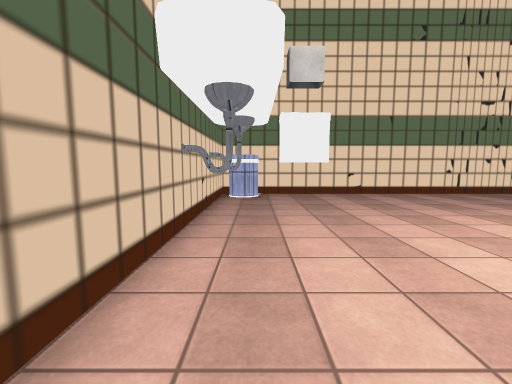
View 1 (above)

16 first-person views from a walk through a 3-D level made in the Unity game engine. The camera is 1.3 m above the floor, tilts 6° down and sees 90° across. The floor is counted in squares, 1 m on a side. Each view is taken from the middle of a square. On the plan, view 1 faces up. The plan holds only what a view shows up to about 13 squares ahead; the rest is blank. Some surface patterns are stand-ins.

View 2
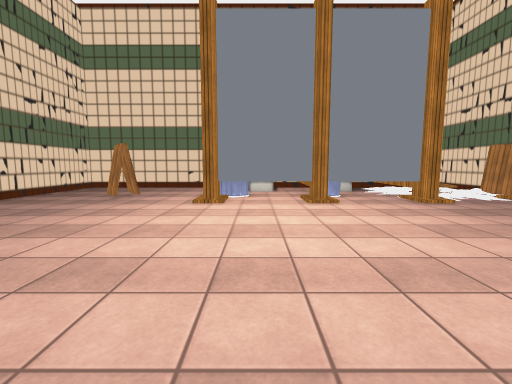

View 3
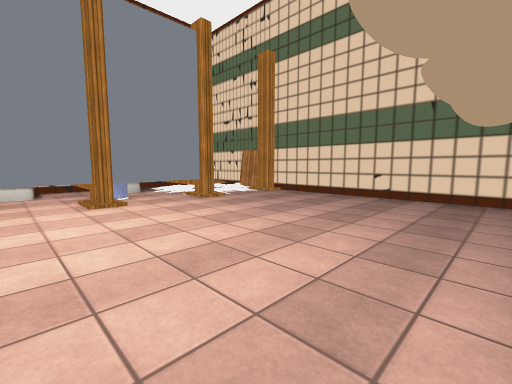

View 4
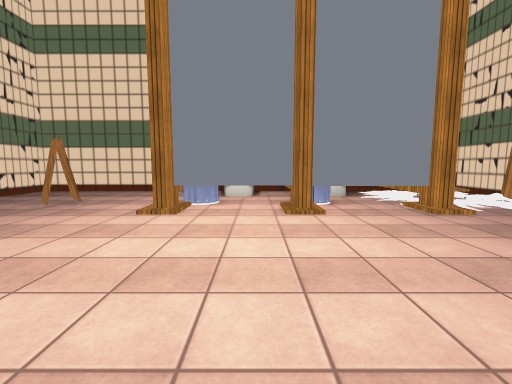

View 5
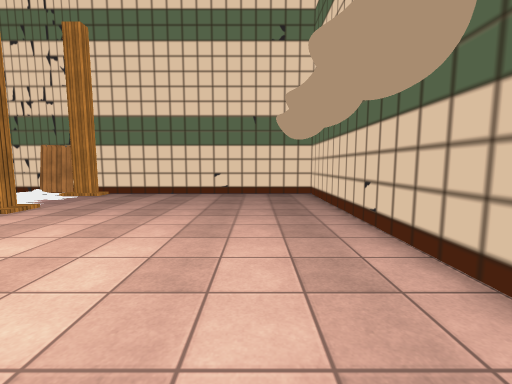

View 6
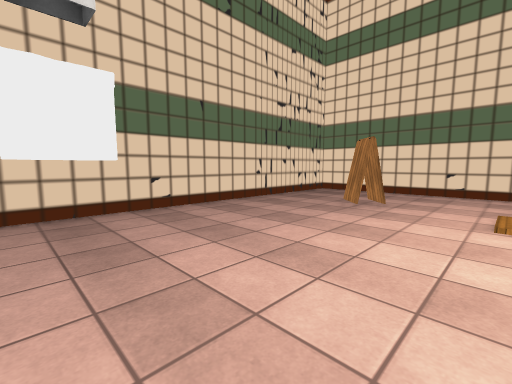

View 7
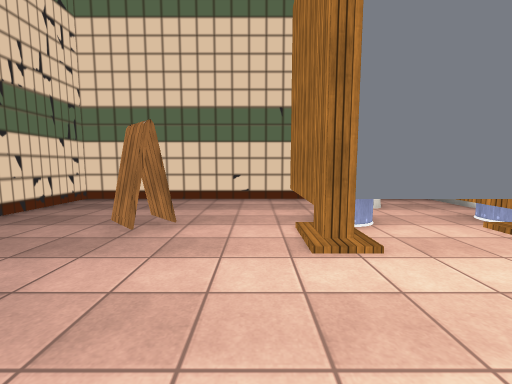

View 8
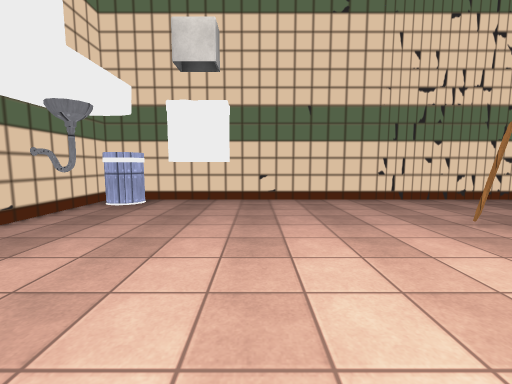

View 9
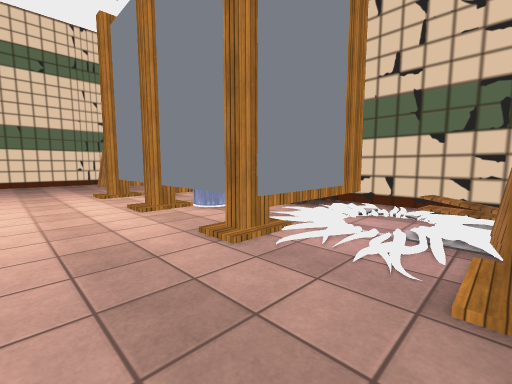

View 10
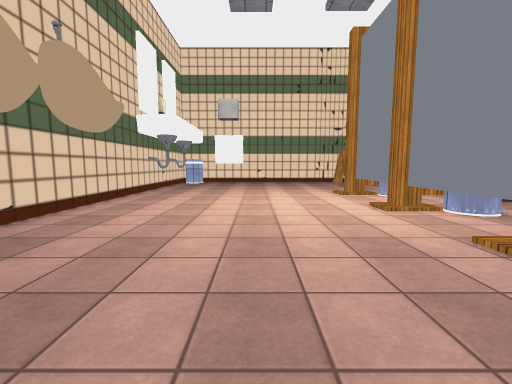

View 11
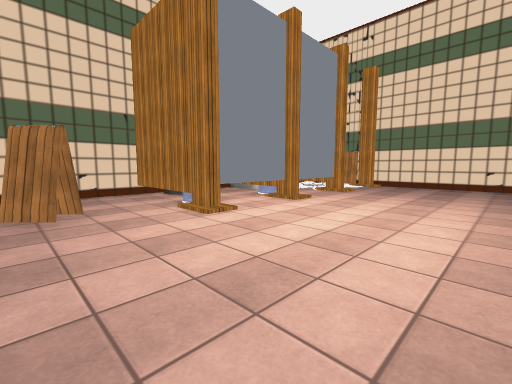

View 12
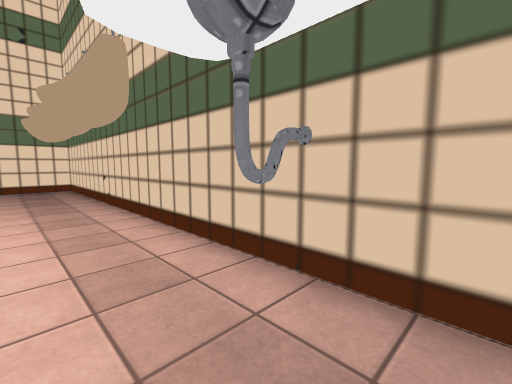

View 13
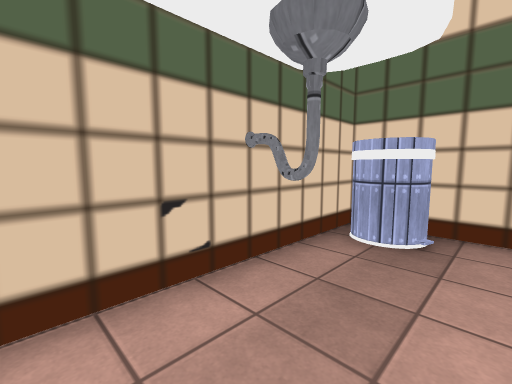

View 14
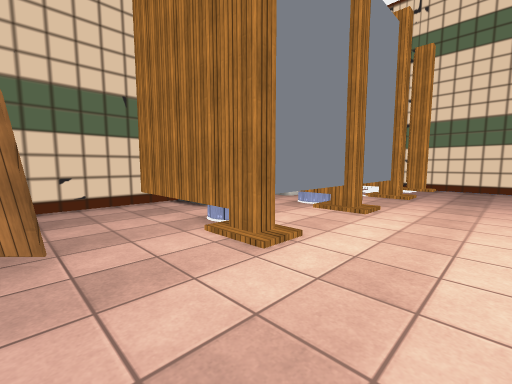

View 15
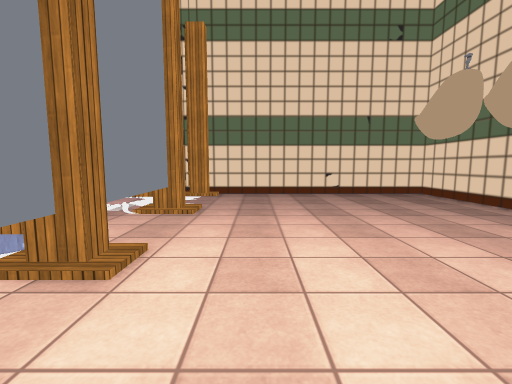

View 16
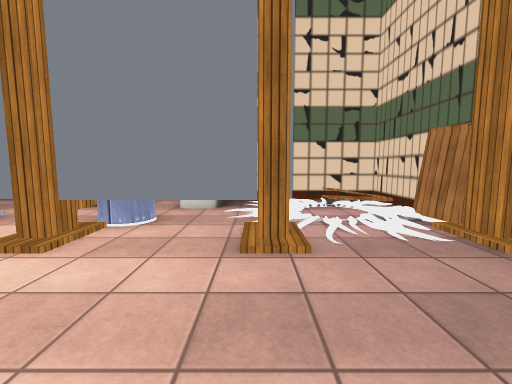

### Floor plan
Key: @ floor where view 1 was taken; # wall or solid block; . main floor; : floor 0.25 m higher than the main floor; B bin; S sign; T thing the floor can be seen under or through; I toilet; O other object.
Columns run from 2 left of view 1 to 14 right of it. Each row starts with its distance up from view 1.
 12 #################
 11 #BBB##..........#
 10 #BB.............#
  9 ##..............#
  8 #O.........S....#
  7 #..........SS...#
  6 #...............#
  5 #O..............#
  4 #..........######
  3 #..........BBB  #
  2 #..........TB II#
  1 #..........T..II#
  0 #.@........#B#  #
 -1 #..........BBB  #
 -2 #..........TB II
 -3 #..........T..II
 -4 #..........TTT###
 -5 #..........TTT###
 -6 #..............#
 -7 #...........:..#
 -8 #.........##S  #
 -9 ###############

Where each view was taken, in squares from view 1:
view 1: 0 up, 0 right, facing up
view 2: 2 up, 1 left, facing right
view 3: 2 up, 1 left, facing down-right
view 4: 1 up, 1 right, facing right
view 5: 3 up, 1 right, facing down
view 6: 4 up, 1 right, facing up-right
view 7: 5 up, 4 right, facing right
view 8: 2 up, 4 right, facing up
view 9: 8 down, 5 right, facing up-right
view 10: 8 down, 4 right, facing up
view 11: 8 up, 2 right, facing down-right
view 12: 7 up, 1 right, facing down-left
view 13: 6 up, 1 right, facing up-left
view 14: 7 up, 5 right, facing down-right
view 15: 3 up, 6 right, facing down
view 16: 4 down, 4 right, facing right
